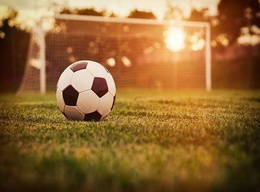
%> input picture Desktop/DIP Project/CarrierImage.jpeg, 260 x 192 px, shrunk from 720 x 533 before the run
$ octave Main.m   (GNU Octave 9; MATLAB toolbox functions it lacks are replaced by stand-ins)
%> lines starting %> are read from the running program, lines starting %| are printed output that depends on the picture; long printed decimals are rounded
clc
clear all
close all
warning off

% Select Carrier File
[filename, pathname] = uigetfile({'*.*'}, 'Select Carrier File');
%> the answer given: CarrierImage.jpeg

if isequal(filename,0) || isequal(pathname,0)
    disp('User exited the operation.');
    return;
end

a = imread(fullfile(pathname, filename));
%> a is the input picture: size 192x260x3 uint8; mean R, G, B 144.7, 103.6, 53.7
subplot(3,2,1);
imshow(a);
title('Carrier Image');

% Select Secret File
[filename, pathname] = uigetfile({'*.*'}, 'Select Secret File');
%> the answer given: SecreteImage.jpeg


if isequal(filename,0) || isequal(pathname,0)
    disp('User exited the operation.');
    return;
end

x = imread(fullfile(pathname, filename));
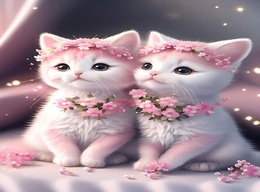
%> input picture Desktop/DIP Project/SecreteImage.jpeg, 260 x 192 px, shrunk from 720 x 533 before the run
%> x is the input picture: size 192x260x3 uint8; mean R, G, B 164.5, 142.4, 152
subplot(3,2,2)
imshow(x);
title('Secret Image');

% Encryption Process...
[r c g]=size(a);
%> r = 192; c = 260; g = 3
x=imresize(x,[r c]);
ra=a(:,:,1);
ga=a(:,:,2);
ba=a(:,:,3);
rx=x(:,:,1);
gx=x(:,:,2);
bx=x(:,:,3);
sk=uint8(rand(r,c)*255);%Secret key
rx=bitxor(rx,sk);
gx=bitxor(gx,sk);
bx=bitxor(bx,sk);
subplot(3,2,3);
imshow(cat(3,rx,gx,bx));
title('Encrypted Secret Message');


for i=1:r
    for j=1:c
       nc(i,j)= bitand(ra(i,j),254);
       ns(i,j)= bitand(rx(i,j),128);
       ds(i,j)=ns(i,j)/128;
       fr(i,j)=nc(i,j)+ds(i,j);
    end
end
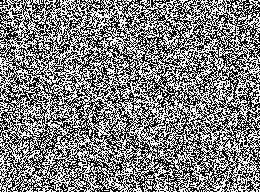
%> ds: size 192x260 uint8; values 0 (black) and 1 (white), 49.9% white in thin lines or dots
%> ns: size 192x260 uint8; values 0 (black) and 128 (white), 49.9% white in thin lines or dots
redsteg=fr;
for i=1:r
    for j=1:c
       nc(i,j)= bitand(ga(i,j),254);
       ns(i,j)= bitand(gx(i,j),128);
       ds(i,j)=ns(i,j)/128;
       fr(i,j)=nc(i,j)+ds(i,j);
    end
end
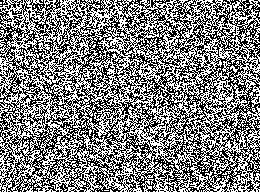
%> ns: size 192x260 uint8; values 0 (black) and 128 (white), 49.9% white in thin lines or dots
greensteg=fr;
for i=1:r
    for j=1:c
       nc(i,j)= bitand(ba(i,j),254);
       ns(i,j)= bitand(bx(i,j),128);
       ds(i,j)=ns(i,j)/128;
       fr(i,j)=nc(i,j)+ds(i,j);
    end
end
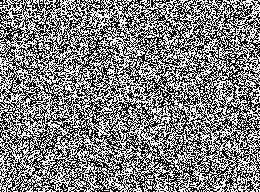
%> ds: size 192x260 uint8; values 0 (black) and 1 (white), 50.1% white; black in thin lines or dots
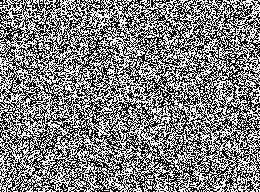
%> ns: size 192x260 uint8; values 0 (black) and 128 (white), 50.1% white; black in thin lines or dots
bluesteg=fr;
finalsteg=cat(3,redsteg,greensteg,bluesteg);
redstegr=finalsteg(:,:,1);
greenstegr=finalsteg(:,:,2);
bluestegr=finalsteg(:,:,3);
subplot(3,2,4);
imshow(finalsteg);
title('Stegmented Image');


for i=1:r
    for j=1:c
        nc(i,j)=bitand(redstegr(i,j),1);
        ms(i,j)=nc(i,j)*128;
    end
end
recoveredr=ms;
for i=1:r
    for j=1:c
        nc(i,j)=bitand(greenstegr(i,j),1);
        ms(i,j)=nc(i,j)*128;
    end
end
recoveredg=ms;
for i=1:r
    for j=1:c
        nc(i,j)=bitand(bluestegr(i,j),1);
        ms(i,j)=nc(i,j)*128;
    end
end
recoveredb=ms;
output=cat(3,recoveredr,recoveredg,recoveredb);
subplot(3,2,5);
imshow(output);
title('Recovered Encrypted Image');
red_band=bitxor(output(:,:,1),sk);
green_band=bitxor(output(:,:,2),sk);
blue_band=bitxor(output(:,:,3),sk);
combined=cat(3,red_band,green_band,blue_band);
% Enhance colors using histogram equalization
img_enhanced = histeq(combined);

% Sharpen the image using unsharp masking
img_sharpened = imsharpen(img_enhanced, 'Amount', 0.5);
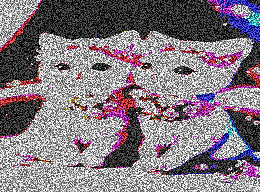
%> img_sharpened: size 192x260x3 uint8; mean R, G, B 130.1, 119, 128

% Smooth the image using a Gaussian filter
img_smoothed = imgaussfilt(img_sharpened, 2);
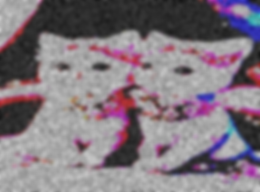
%> img_smoothed: size 192x260x3 uint8; mean R, G, B 130.1, 119, 128; mean of the top-left, top-right, bottom-left and bottom-right quarters 110.6, 113.2, 144.1, 134.8

subplot(3,2,6);
imshow(img_smoothed);
title('Decrypted secret message signal');


% For Histogram
show_histograms = questdlg('Do you want to display histograms?', ...
    'Histogram Option', 'Yes', 'No', 'No');
%> the answer given: No


if isempty(show_histograms)
    disp('User exited the operation.');
    return;
end

if strcmpi(show_histograms, 'Yes')
    [counts, bins] = imhist(a);
    figure;
    bar(bins, counts);
    title('Carrier Image Histogram');
    xlabel('Intensity Values');
    ylabel('Frequency');

    [count, bin] = imhist(finalsteg);
    figure;
    bar(bin, count);
    title('Stegmented Image Histogram');
    xlabel('Intensity Values');
    ylabel('Frequency');
end
mse = sum(sum(sum((a - finalsteg).^2))) / (r * c * g);
%> mse = 0.249
psnr = 10 * log10((255^2) / mse);
%> psnr = 54.16

disp(['MSE: ', num2str(mse)]);
%| MSE: 0.2493
disp(['PSNR: ', num2str(psnr)]);
%| PSNR: 54.163


choice = questdlg('Save output images as a ZIP file or in a folder?', ...
    'Save Options', 'ZIP File', 'Folder', 'Folder');
%> the answer given: Folder


if isempty(choice)
    disp('User exited the operation.');
    return;
end

if strcmpi(choice, 'ZIP File')
    % Get a filename for the ZIP file (will be used later)
    [filename, pathname] = uiputfile({'*.zip'}, 'Specify ZIP filename');
    if filename ~= 0
        full_filename = fullfile(pathname, filename);
        full_filename = char(full_filename);

        if isempty(pathname)
            full_filename = fullfile(pwd, filename);
        end
    end

    % Always save images to a temporary folder first
    temp_folder_path = tempname;  % Create a temporary folder
    mkdir(temp_folder_path);

    % Save images to the temporary folder
    imwrite(a, fullfile(temp_folder_path, '1original_image.jpg'));
    imwrite(x, fullfile(temp_folder_path, '2secret_data_image.jpg'));
    imwrite(cat(3,rx,gx,bx), fullfile(temp_folder_path, '3encrypted_secret_image.jpg'));
    imwrite(finalsteg, fullfile(temp_folder_path, '4combined_image.jpg'));
    imwrite(output, fullfile(temp_folder_path, '5extracted_encrypted_image.jpg'));
    imwrite(img_smoothed, fullfile(temp_folder_path, '6smoothed_secret_image.jpg'));

    % Create the ZIP file from the temporary folder
    zip(full_filename, temp_folder_path);

    % Delete the temporary folder
    rmdir(temp_folder_path, 's');  % Delete recursively
else
    % Prompt for a regular folder location (no ZIP creation)
    folder_path = uigetdir('Select folder to save output images');
%> the answer given: .
    if folder_path ~= 0
        % Save images to the specified folder with descriptive names
        imwrite(a, fullfile(folder_path, '1original_image.jpg'));
        imwrite(x, fullfile(folder_path, '2secret_data_image.jpg'));
        imwrite(cat(3,rx,gx,bx), fullfile(folder_path, '3encrypted_secret_image.jpg'));
        imwrite(finalsteg, fullfile(folder_path, '4combined_image.jpg'));
        imwrite(output, fullfile(folder_path, '5extracted_encrypted_image.jpg'));
        imwrite(img_smoothed, fullfile(folder_path, '6smoothed_secret_image.jpg'));
    else
        disp('No folder selected. Images will not be saved.');
    end
end
